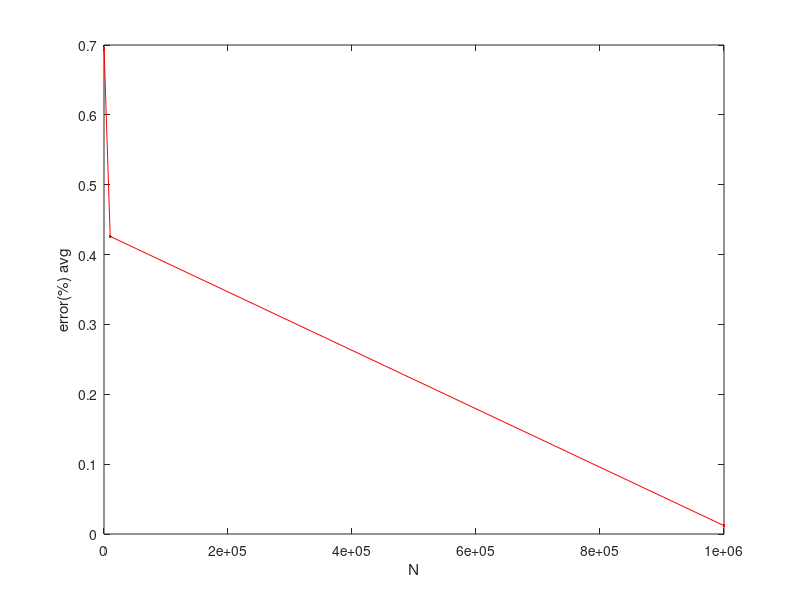
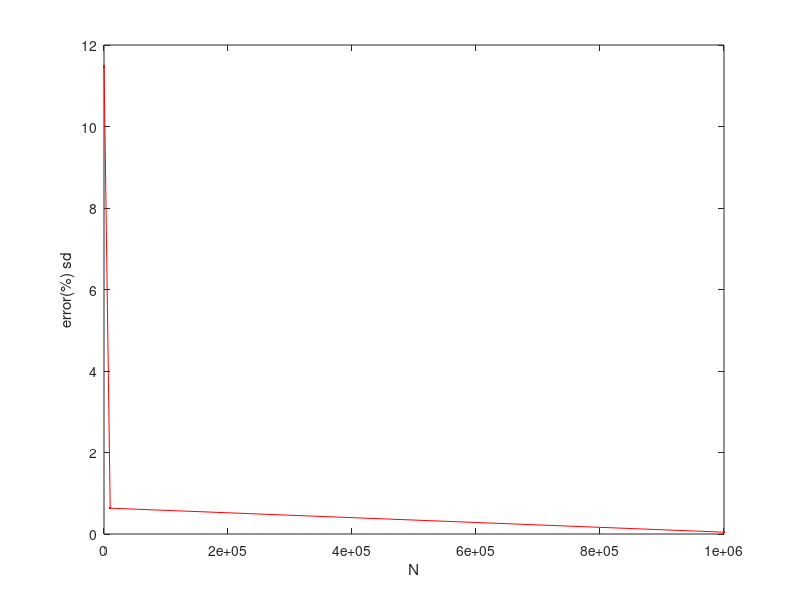
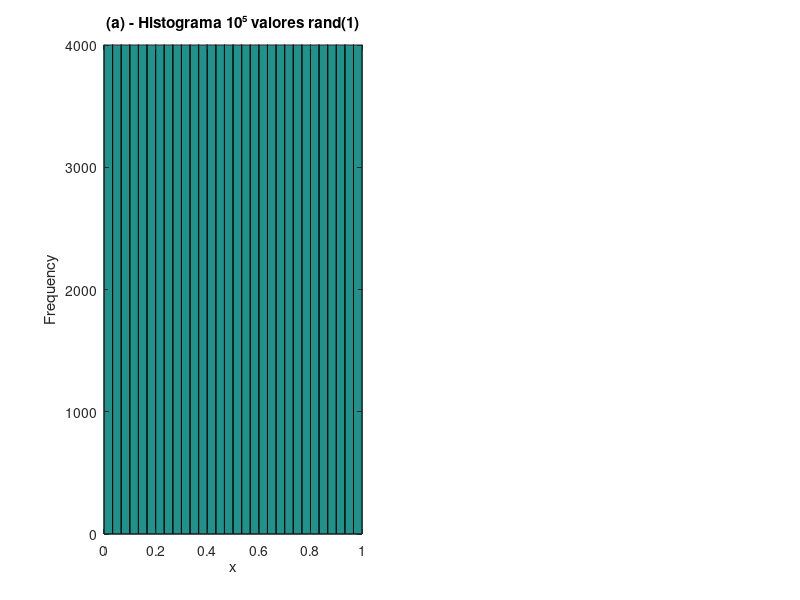

These charts were generated, in order, by the following MATLAB code: (Note: this script raises an error after producing the figures.)
%% Task 1.2

clear all
close all
clc


M = 100;

avg_exact = (M+1)/2;
sd_exact = (M^2-1)/12;

%N_mat = [1E1, 1E2, 1E3, 1E4, 1E5, 1E6];
N_mat = [1E2, 1E4, 1E6];

avg = zeros(length(N_mat),1); sd = avg; err_avg = avg; err_sd = avg;

for idx = 1:length(N_mat)
    N = N_mat(idx);
    x=randi(M,[1 N]); %generating N random numbers with unif distr.
    avg(idx) = sum(x)/N;
    sd(idx) = sum((x-avg(idx)).^2)/N;

    err_avg(idx) = abs(avg(idx)-avg_exact)/avg_exact*100;
    err_sd(idx) = abs(sd(idx)-sd_exact)/sd_exact*100;

end


figure(1)
plot(N_mat,err_avg,'r.-')
xlabel('N'); ylabel('error(%) mean')

figure(2)
plot(N_mat,err_sd,'r.-')
xlabel('N'); ylabel('error(%) sd')

%% Task 1.3

clear all
close all
clc

%N_mat = [1E1, 1E2, 1E3, 1E4, 1E5, 1E6];
N_mat = [1E2, 1E4, 1E6];

avg_z1 = zeros(3,1); avg_z2 = avg_z1; err_avg = avg_z1;

for idx = 1:length(N_mat)
    N = N_mat(idx);
    x = zeros(N,1); y = x; z = x;

    for i=1:N
      x(i) = rand(1);
      y(i) = rand(1);
      z(i) = x(i)*y(i);
    end
  avg_x = mean(x);
  avg_y =mean(y);
  avg_z1(idx) = mean(z); % <z> = 1/N sum(z)
  avg_z2(idx) = avg_x*avg_y; % <z> = <x><y>

  err_avg(idx)=(abs(avg_z1(idx) - avg_z2(idx))/ avg_z1(idx))*100;
end

figure(1)
plot(N_mat,err_avg,'r.-')
xlabel('N'); ylabel('error(%) avg')


%% Task 2.1

clear all
close all
clc

N = 1E6;

for i=1:N
    x(i) = rand(1);
end


figure('units','normalized','outerposition',[0 0 0.7 0.6])
subplot(121)
hist(x,30),title('(a) - Histograma 10⁵ valores rand(1)')
ylabel('Frequency'),xlabel('x'),ylim([0 4000])

dx = 0.005;
[M,x_m,bins] = histcounts(x,1/dx);

P = M./(N*dx);
normalize = sum(P*dx); %checking normalization (=1)

subplot(122)
plot(P,'k.-'),ylim([0 1.2])
ylabel("P(x)"),xlabel("x"),title(['(b) - PDF of x (dx = ', num2str(dx),')'])

%% Task 2.2
clear all
close all
clc

N_mat = [1E2, 1E4, 1E6];

for n = 1:length(N_mat)
    N = N_mat(n);

    for i=1:N
        x(i) = rand(1);
    end
    
    avg = mean(x);
    sd = var(x);
    
    avg_exact(n) = 1/2;
    sd_exact(n) = 1/12;
    
    err_avg(n) = abs(avg - avg_exact)/avg_exact * 100; 
    err_sd(n) = abs(sd - sd_exact)/sd_exact * 100;
end

figure(1)
plot(N_mat,err_avg,'r.-')
xlabel('N'); ylabel('error(%) avg')

%% Task 2.3
clear all
close all
clc

N_mat = [1E2, 1E4, 1E6];
dx = 0.005;

t_mean_x = zeros(length(N_mat),1); t_var_x = t_mean_x; % theoretical results

mean_x = zeros(length(N_mat),1); std_x = zeros(length(N_mat),1); % numerical results

%anallytical results:
for n=1:length(N_mat)
    N = N_mat(n);
    x = sqrt(rand(N,1));  

    [M,X_m,bins] = histcounts(x,(1/dx));

    P_n(:,n) = M./(N*dx);
    for k = 0:1/dx-1
        x_k(k+1) = (k+0.5)*dx;  %x axis
    end
    
    % theoretical results
    g = 2*sqrt(x_k);
    t_mean_x(n) = mean(g);
    t_var_x(n) = var(g);

    normalize(n)=sum(P_n(:,n).*dx);
    
    % numerical results
    mean_x(n)=2*sum((x_k.*P_n(:,n)').*dx); %why adjust to multiplication to 2?
    std_x(n)=std(x);

    if n==1
        figure('units','normalized','outerposition',[0 0 0.4 1])
    end
    while 1
        if n==1
            subplot(3,1,1)
        elseif n==2
           subplot(3,1,2) 
        elseif n==3
           subplot(3,1,3) 
        else
            break
        end
        plot(x_k, P_n(:,n), 'k.-'); hold on
        plot(sqrt(x_k), 2*sqrt(x_k),'k-')
        title(['Probability density Function, N=',num2str(N)])
        legend('Numerical PDF','Anallytical PDF');
        xlabel('x'); ylabel('P');
        break
    end
end


figure(2)
plot([-1 7],[t_mean_x(end) t_mean_x(end)],'LineWidth',3)
hold on
plot(log10(N_mat),mean_x,'ko')
xlim([1.5 6.5]),ylim([1.1 1.4])
title('Averaged values of x')
legend('Theoretical mean','Numerical mean')
xlabel('log_{10}(N)'),ylabel('<x>')


acc_mean = abs(t_mean_x-mean_x)/t_mean_x * 100;

%% Task 3.1
clear all
close all
clc

n_mat = [10,100,1000];
N = 1E6;
dy=0.005;
cols=['r','k','b'];

avg_Y = zeros(length(n_mat),1); var_Y = avg_Y; sd_Y = avg_Y;

for i=1:length(n_mat)
    n = n_mat(i);

    x = zeros(n,1);
    Y = zeros(N,1);

    for N_idx = 1:N
        x = rand(1,n);
        Y(N_idx) = sum(x)/n;
    end

    % Find the bin placement based on the Y values
    [M,Y_m,bins] = histcounts(Y,(1/dy)-1);
    size_P = 1/dy-1;
    
    P = zeros(size_P,1);
    for k = 1:size_P
        P(k) = M(k)/N;
        y(k) = (k + 0.5)*dy;
    end
    
    %checking normalization condition
    normalize(i) = sum(P);

    if i==1
        figure('units','normalized','outerposition',[0 0 0.7 0.6])
    end

    subplot(121)
    plot(y,P,[cols(i),'-'])
    hold on
    ylabel("P"),xlabel("Y"),title("Probability Density of x"),legend(['n=' num2str(n_mat(1))],['n=' num2str(n_mat(2))],['n=' num2str(n_mat(3))])
    ylim([0 0.025])

    avg_Y(i) = mean(Y_m);
    var_Y(i) = var(Y_m);
    sd_Y(i) = (std(Y_m)^2)/n;

end

subplot(122)
plot(log10([10,100,1000]),var_Y,'ko-')
hold on, grid on
plot(log10([10,100,1000]),sd_Y,'k.-','MarkerSize',15)
legend('var(Y)','\sigma^2/n')
xlabel('log_{10}(n)')
ylabel('Y')
xlim([0.7 3]),ylim([-0.02 0.1])
title('Variance and \sigma^2/n of Y')

%% Task 4
clear all
close all
clc

M = 9; % nº de caixas
N = 21; % nº de bolas
K_mat = [1E2,1E4,1E6];

N_tr=zeros(N+1,length(K_mat));

for i = 1:length(K_mat)
    K = K_mat(i);

     n=zeros(K,1);
    for j = 1:K
        x=randi(M,[1 N]); % N valores inteiros de 1 até M
        n(j) = sum(x==3); % Ponto 2
        N_tr(n(j)+1,i)=N_tr(n(j)+1,i)+1;
    end
end
